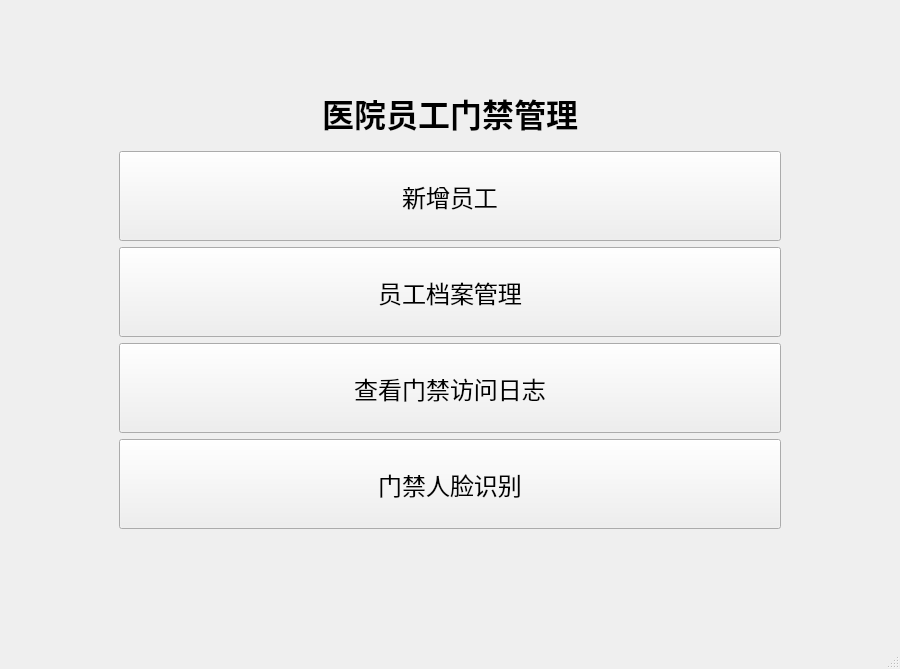
<?xml version="1.0" encoding="UTF-8"?>
<ui version="4.0">
 <class>MainWindow</class>
 <widget class="QMainWindow" name="MainWindow">
  <property name="geometry">
   <rect>
    <x>0</x>
    <y>0</y>
    <width>900</width>
    <height>669</height>
   </rect>
  </property>
  <property name="minimumSize">
   <size>
    <width>800</width>
    <height>600</height>
   </size>
  </property>
  <property name="windowTitle">
   <string>医院门禁人脸识别系统</string>
  </property>
  <widget class="QWidget" name="centralwidget">
   <layout class="QVBoxLayout" name="centralLayout">
    <item>
     <widget class="QStackedWidget" name="stackedWidget">
      <property name="currentIndex">
       <number>0</number>
      </property>
      <widget class="QWidget" name="homePage">
       <layout class="QVBoxLayout" name="homeLayout">
        <property name="leftMargin">
         <number>110</number>
        </property>
        <property name="topMargin">
         <number>80</number>
        </property>
        <property name="rightMargin">
         <number>110</number>
        </property>
        <property name="bottomMargin">
         <number>100</number>
        </property>
        <item>
         <widget class="QLabel" name="homeTitleLabel">
          <property name="font">
           <font>
            <pointsize>24</pointsize>
            <bold>true</bold>
           </font>
          </property>
          <property name="text">
           <string>医院员工门禁管理</string>
          </property>
          <property name="alignment">
           <set>Qt::AlignmentFlag::AlignCenter</set>
          </property>
         </widget>
        </item>
        <item>
         <spacer name="homeTopSpacer">
          <property name="orientation">
           <enum>Qt::Orientation::Vertical</enum>
          </property>
          <property name="sizeHint" stdset="0">
           <size>
            <width>20</width>
            <height>60</height>
           </size>
          </property>
         </spacer>
        </item>
        <item>
         <widget class="QPushButton" name="newEmployeeButton">
          <property name="minimumSize">
           <size>
            <width>0</width>
            <height>90</height>
           </size>
          </property>
          <property name="font">
           <font>
            <pointsize>18</pointsize>
           </font>
          </property>
          <property name="text">
           <string>新增员工</string>
          </property>
         </widget>
        </item>
        <item>
         <spacer name="homeMidSpacer">
          <property name="orientation">
           <enum>Qt::Orientation::Vertical</enum>
          </property>
          <property name="sizeHint" stdset="0">
           <size>
            <width>20</width>
            <height>35</height>
           </size>
          </property>
         </spacer>
        </item>
        <item>
         <spacer name="homeManagementSpacer">
          <property name="orientation">
           <enum>Qt::Orientation::Vertical</enum>
          </property>
          <property name="sizeHint" stdset="0">
           <size>
            <width>20</width>
            <height>35</height>
           </size>
          </property>
         </spacer>
        </item>
        <item>
         <widget class="QPushButton" name="employeeManagementButton">
          <property name="minimumSize">
           <size>
            <width>0</width>
            <height>90</height>
           </size>
          </property>
          <property name="font">
           <font>
            <pointsize>18</pointsize>
           </font>
          </property>
          <property name="text">
           <string>员工档案管理</string>
          </property>
         </widget>
        </item>
        <item>
         <widget class="QPushButton" name="accessLogButton">
          <property name="minimumSize">
           <size>
            <width>0</width>
            <height>90</height>
           </size>
          </property>
          <property name="font">
           <font>
            <pointsize>18</pointsize>
           </font>
          </property>
          <property name="text">
           <string>查看门禁访问日志</string>
          </property>
         </widget>
        </item>
        <item>
         <spacer name="homeLogSpacer">
          <property name="orientation">
           <enum>Qt::Orientation::Vertical</enum>
          </property>
          <property name="sizeHint" stdset="0">
           <size>
            <width>20</width>
            <height>35</height>
           </size>
          </property>
         </spacer>
        </item>
        <item>
         <widget class="QPushButton" name="accessButton">
          <property name="minimumSize">
           <size>
            <width>0</width>
            <height>90</height>
           </size>
          </property>
          <property name="font">
           <font>
            <pointsize>18</pointsize>
           </font>
          </property>
          <property name="text">
           <string>门禁人脸识别</string>
          </property>
         </widget>
        </item>
        <item>
         <spacer name="homeBottomSpacer">
          <property name="orientation">
           <enum>Qt::Orientation::Vertical</enum>
          </property>
          <property name="sizeHint" stdset="0">
           <size>
            <width>20</width>
            <height>60</height>
           </size>
          </property>
         </spacer>
        </item>
       </layout>
      </widget>
      <widget class="QWidget" name="employeePage">
       <layout class="QVBoxLayout" name="employeePageLayout">
        <item>
         <layout class="QHBoxLayout" name="employeeHeaderLayout">
          <item>
           <widget class="QPushButton" name="employeeBackButton">
            <property name="text">
             <string>返回主页</string>
            </property>
           </widget>
          </item>
          <item>
           <widget class="QLabel" name="employeeTitleLabel">
            <property name="font">
             <font>
              <pointsize>20</pointsize>
              <bold>true</bold>
             </font>
            </property>
            <property name="text">
             <string>新增员工</string>
            </property>
            <property name="alignment">
             <set>Qt::AlignmentFlag::AlignCenter</set>
            </property>
           </widget>
          </item>
          <item>
           <spacer name="employeeHeaderSpacer">
            <property name="orientation">
             <enum>Qt::Orientation::Horizontal</enum>
            </property>
            <property name="sizeHint" stdset="0">
             <size>
              <width>80</width>
              <height>20</height>
             </size>
            </property>
           </spacer>
          </item>
         </layout>
        </item>
        <item>
         <layout class="QHBoxLayout" name="employeeContentLayout">
          <item>
           <widget class="QGroupBox" name="employeeInfoGroup">
            <property name="title">
             <string>员工基础信息</string>
            </property>
            <layout class="QFormLayout" name="employeeFormLayout">
             <property name="horizontalSpacing">
              <number>20</number>
             </property>
             <property name="verticalSpacing">
              <number>20</number>
             </property>
             <item row="0" column="0">
              <widget class="QLabel" name="employeeNoLabel">
               <property name="text">
                <string>工号 *</string>
               </property>
              </widget>
             </item>
             <item row="0" column="1">
              <widget class="QLineEdit" name="employeeNoEdit">
               <property name="placeholderText">
                <string>请输入唯一工号</string>
               </property>
              </widget>
             </item>
             <item row="1" column="0">
              <widget class="QLabel" name="employeeNameLabel">
               <property name="text">
                <string>姓名 *</string>
               </property>
              </widget>
             </item>
             <item row="1" column="1">
              <widget class="QLineEdit" name="employeeNameEdit">
               <property name="placeholderText">
                <string>请输入姓名</string>
               </property>
              </widget>
             </item>
             <item row="2" column="0">
              <widget class="QLabel" name="departmentLabel">
               <property name="text">
                <string>科室</string>
               </property>
              </widget>
             </item>
             <item row="2" column="1">
              <widget class="QComboBox" name="departmentCombo"/>
             </item>
             <item row="3" column="0">
              <widget class="QLabel" name="positionLabel">
               <property name="text">
                <string>岗位</string>
               </property>
              </widget>
             </item>
             <item row="3" column="1">
              <widget class="QComboBox" name="positionCombo"/>
             </item>
             <item row="4" column="0">
              <widget class="QLabel" name="phoneLabel">
               <property name="text">
                <string>联系电话 *</string>
               </property>
              </widget>
             </item>
             <item row="4" column="1">
              <widget class="QLineEdit" name="phoneEdit">
               <property name="placeholderText">
                <string>请输入联系电话</string>
               </property>
              </widget>
             </item>
             <item row="5" column="0">
              <widget class="QLabel" name="employeeAccessLabel">
               <property name="text">
                <string>区域权限</string>
               </property>
              </widget>
             </item>
             <item row="5" column="1">
              <widget class="QWidget" name="employeeAccessWidget" native="true">
               <layout class="QVBoxLayout" name="employeeAccessLayout">
                <property name="leftMargin">
                 <number>0</number>
                </property>
                <property name="topMargin">
                 <number>0</number>
                </property>
                <property name="rightMargin">
                 <number>0</number>
                </property>
                <property name="bottomMargin">
                 <number>0</number>
                </property>
                <item>
                 <widget class="QCheckBox" name="pharmacyPermissionCheck">
                  <property name="text">
                   <string>药房</string>
                  </property>
                 </widget>
                </item>
                <item>
                 <widget class="QCheckBox" name="doctorOfficePermissionCheck">
                  <property name="text">
                   <string>医生办公室</string>
                  </property>
                 </widget>
                </item>
                <item>
                 <widget class="QCheckBox" name="warehousePermissionCheck">
                  <property name="text">
                   <string>耗材库房</string>
                  </property>
                 </widget>
                </item>
               </layout>
              </widget>
             </item>
            </layout>
           </widget>
          </item>
          <item>
           <widget class="QGroupBox" name="employeeFaceGroup">
            <property name="title">
             <string>人脸采集</string>
            </property>
            <layout class="QVBoxLayout" name="employeeFaceLayout">
             <item>
              <widget class="QLabel" name="employeeFaceLabel">
               <property name="minimumSize">
                <size>
                 <width>360</width>
                 <height>320</height>
                </size>
               </property>
               <property name="frameShape">
                <enum>QFrame::Shape::Box</enum>
               </property>
               <property name="text">
                <string>尚未采集人脸</string>
               </property>
               <property name="scaledContents">
                <bool>true</bool>
               </property>
               <property name="alignment">
                <set>Qt::AlignmentFlag::AlignCenter</set>
               </property>
              </widget>
             </item>
             <item>
              <widget class="QLabel" name="employeeFeatureLabel">
               <property name="text">
                <string>未提取人脸特征</string>
               </property>
               <property name="alignment">
                <set>Qt::AlignmentFlag::AlignCenter</set>
               </property>
              </widget>
             </item>
             <item>
              <layout class="QHBoxLayout" name="employeeFaceButtonsLayout">
               <item>
                <widget class="QPushButton" name="employeeCameraButton">
                 <property name="text">
                  <string>摄像头采集</string>
                 </property>
                </widget>
               </item>
               <item>
                <widget class="QPushButton" name="employeeImageButton">
                 <property name="text">
                  <string>选择图片</string>
                 </property>
                </widget>
               </item>
              </layout>
             </item>
            </layout>
           </widget>
          </item>
         </layout>
        </item>
        <item>
         <widget class="QPushButton" name="saveEmployeeButton">
          <property name="minimumSize">
           <size>
            <width>0</width>
            <height>46</height>
           </size>
          </property>
          <property name="font">
           <font>
            <pointsize>13</pointsize>
            <bold>true</bold>
           </font>
          </property>
          <property name="text">
           <string>保存员工信息和人脸特征</string>
          </property>
         </widget>
        </item>
       </layout>
      </widget>
      <widget class="QWidget" name="employeeManagementPage">
       <layout class="QVBoxLayout" name="employeeManagementLayout">
        <item>
         <layout class="QHBoxLayout" name="managementHeaderLayout">
          <item>
           <widget class="QPushButton" name="managementBackButton">
            <property name="text">
             <string>返回主页</string>
            </property>
           </widget>
          </item>
          <item>
           <widget class="QLabel" name="managementTitleLabel">
            <property name="font">
             <font>
              <pointsize>20</pointsize>
              <bold>true</bold>
             </font>
            </property>
            <property name="text">
             <string>员工档案管理</string>
            </property>
            <property name="alignment">
             <set>Qt::AlignmentFlag::AlignCenter</set>
            </property>
           </widget>
          </item>
          <item>
           <spacer name="managementHeaderSpacer">
            <property name="orientation">
             <enum>Qt::Orientation::Horizontal</enum>
            </property>
            <property name="sizeHint" stdset="0">
             <size>
              <width>80</width>
              <height>20</height>
             </size>
            </property>
           </spacer>
          </item>
         </layout>
        </item>
        <item>
         <layout class="QHBoxLayout" name="managementFilterLayout">
          <item>
           <widget class="QLabel" name="departmentFilterLabel">
            <property name="text">
             <string>科室：</string>
            </property>
           </widget>
          </item>
          <item>
           <widget class="QComboBox" name="departmentFilterCombo"/>
          </item>
          <item>
           <widget class="QLabel" name="positionFilterLabel">
            <property name="text">
             <string>岗位：</string>
            </property>
           </widget>
          </item>
          <item>
           <widget class="QComboBox" name="positionFilterCombo"/>
          </item>
          <item>
           <widget class="QLabel" name="statusFilterLabel">
            <property name="text">
             <string>状态：</string>
            </property>
           </widget>
          </item>
          <item>
           <widget class="QComboBox" name="statusFilterCombo"/>
          </item>
          <item>
           <widget class="QPushButton" name="queryEmployeeButton">
            <property name="text">
             <string>查询</string>
            </property>
           </widget>
          </item>
          <item>
           <widget class="QPushButton" name="resetEmployeeButton">
            <property name="text">
             <string>刷新/重置</string>
            </property>
           </widget>
          </item>
         </layout>
        </item>
        <item>
         <widget class="QTableWidget" name="employeeTable">
          <property name="editTriggers">
           <set>QAbstractItemView::EditTrigger::NoEditTriggers</set>
          </property>
          <property name="alternatingRowColors">
           <bool>true</bool>
          </property>
          <property name="selectionMode">
           <enum>QAbstractItemView::SelectionMode::SingleSelection</enum>
          </property>
          <property name="selectionBehavior">
           <enum>QAbstractItemView::SelectionBehavior::SelectRows</enum>
          </property>
          <property name="columnCount">
           <number>7</number>
          </property>
          <column>
           <property name="text">
            <string>工号</string>
           </property>
          </column>
          <column>
           <property name="text">
            <string>姓名</string>
           </property>
          </column>
          <column>
           <property name="text">
            <string>科室</string>
           </property>
          </column>
          <column>
           <property name="text">
            <string>岗位</string>
           </property>
          </column>
          <column>
           <property name="text">
            <string>联系电话</string>
           </property>
          </column>
          <column>
           <property name="text">
            <string>门禁权限</string>
           </property>
          </column>
          <column>
           <property name="text">
            <string>人员状态</string>
           </property>
          </column>
         </widget>
        </item>
        <item>
         <layout class="QHBoxLayout" name="managementButtonsLayout">
          <item>
           <spacer name="managementButtonsSpacer">
            <property name="orientation">
             <enum>Qt::Orientation::Horizontal</enum>
            </property>
            <property name="sizeHint" stdset="0">
             <size>
              <width>40</width>
              <height>20</height>
             </size>
            </property>
           </spacer>
          </item>
          <item>
           <widget class="QPushButton" name="editEmployeeButton">
            <property name="minimumSize">
             <size>
              <width>120</width>
              <height>38</height>
             </size>
            </property>
            <property name="text">
             <string>编辑员工</string>
            </property>
           </widget>
          </item>
          <item>
           <widget class="QPushButton" name="disableEmployeeButton">
            <property name="minimumSize">
             <size>
              <width>120</width>
              <height>38</height>
             </size>
            </property>
            <property name="text">
             <string>禁用员工</string>
            </property>
           </widget>
          </item>
          <item>
           <widget class="QPushButton" name="deleteEmployeeButton">
            <property name="minimumSize">
             <size>
              <width>120</width>
              <height>38</height>
             </size>
            </property>
            <property name="text">
             <string>删除员工</string>
            </property>
           </widget>
          </item>
         </layout>
        </item>
       </layout>
      </widget>
      <widget class="QWidget" name="accessLogPage">
       <layout class="QVBoxLayout" name="accessLogPageLayout">
        <item>
         <layout class="QHBoxLayout" name="accessLogHeaderLayout">
          <item>
           <widget class="QPushButton" name="accessLogBackButton">
            <property name="text">
             <string>返回主页</string>
            </property>
           </widget>
          </item>
          <item>
           <widget class="QLabel" name="accessLogTitleLabel">
            <property name="font">
             <font>
              <pointsize>20</pointsize>
              <bold>true</bold>
             </font>
            </property>
            <property name="text">
             <string>门禁访问日志</string>
            </property>
            <property name="alignment">
             <set>Qt::AlignmentFlag::AlignCenter</set>
            </property>
           </widget>
          </item>
          <item>
           <spacer name="accessLogHeaderSpacer">
            <property name="orientation">
             <enum>Qt::Orientation::Horizontal</enum>
            </property>
            <property name="sizeHint" stdset="0">
             <size>
              <width>80</width>
              <height>20</height>
             </size>
            </property>
           </spacer>
          </item>
         </layout>
        </item>
        <item>
         <layout class="QHBoxLayout" name="accessLogFilterLayout">
          <item>
           <widget class="QLabel" name="logAreaLabel">
            <property name="text">
             <string>访问区域：</string>
            </property>
           </widget>
          </item>
          <item>
           <widget class="QComboBox" name="logAreaCombo">
            <item>
             <property name="text">
              <string>全部区域</string>
             </property>
            </item>
            <item>
             <property name="text">
              <string>药房</string>
             </property>
            </item>
            <item>
             <property name="text">
              <string>医生办公室</string>
             </property>
            </item>
            <item>
             <property name="text">
              <string>耗材库房</string>
             </property>
            </item>
           </widget>
          </item>
          <item>
           <widget class="QLabel" name="logResultLabel">
            <property name="text">
             <string>通行结果：</string>
            </property>
           </widget>
          </item>
          <item>
           <widget class="QComboBox" name="logResultCombo">
            <item>
             <property name="text">
              <string>全部结果</string>
             </property>
            </item>
            <item>
             <property name="text">
              <string>放行</string>
             </property>
            </item>
            <item>
             <property name="text">
              <string>无权限拒绝</string>
             </property>
            </item>
            <item>
             <property name="text">
              <string>识别失败</string>
             </property>
            </item>
           </widget>
          </item>
          <item>
           <widget class="QPushButton" name="queryLogButton">
            <property name="text">
             <string>查询</string>
            </property>
           </widget>
          </item>
          <item>
           <widget class="QPushButton" name="resetLogButton">
            <property name="text">
             <string>刷新/重置</string>
            </property>
           </widget>
          </item>
          <item>
           <spacer name="accessLogFilterSpacer">
            <property name="orientation">
             <enum>Qt::Orientation::Horizontal</enum>
            </property>
            <property name="sizeHint" stdset="0">
             <size>
              <width>40</width>
              <height>20</height>
             </size>
            </property>
           </spacer>
          </item>
         </layout>
        </item>
        <item>
         <widget class="QTableWidget" name="accessLogTable">
          <property name="editTriggers">
           <set>QAbstractItemView::EditTrigger::NoEditTriggers</set>
          </property>
          <property name="alternatingRowColors">
           <bool>true</bool>
          </property>
          <property name="selectionMode">
           <enum>QAbstractItemView::SelectionMode::SingleSelection</enum>
          </property>
          <property name="selectionBehavior">
           <enum>QAbstractItemView::SelectionBehavior::SelectRows</enum>
          </property>
          <property name="columnCount">
           <number>6</number>
          </property>
          <column>
           <property name="text">
            <string>通行时间</string>
           </property>
          </column>
          <column>
           <property name="text">
            <string>员工工号</string>
           </property>
          </column>
          <column>
           <property name="text">
            <string>姓名</string>
           </property>
          </column>
          <column>
           <property name="text">
            <string>科室</string>
           </property>
          </column>
          <column>
           <property name="text">
            <string>访问区域</string>
           </property>
          </column>
          <column>
           <property name="text">
            <string>通行结果</string>
           </property>
          </column>
         </widget>
        </item>
       </layout>
      </widget>
      <widget class="QWidget" name="accessPage">
       <layout class="QVBoxLayout" name="accessPageLayout">
        <item>
         <layout class="QHBoxLayout" name="accessHeaderLayout">
          <item>
           <widget class="QPushButton" name="accessBackButton">
            <property name="text">
             <string>返回主页</string>
            </property>
           </widget>
          </item>
          <item>
           <widget class="QLabel" name="accessTitleLabel">
            <property name="font">
             <font>
              <pointsize>20</pointsize>
              <bold>true</bold>
             </font>
            </property>
            <property name="text">
             <string>门禁人脸识别</string>
            </property>
            <property name="alignment">
             <set>Qt::AlignmentFlag::AlignCenter</set>
            </property>
           </widget>
          </item>
          <item>
           <spacer name="accessHeaderSpacer">
            <property name="orientation">
             <enum>Qt::Orientation::Horizontal</enum>
            </property>
            <property name="sizeHint" stdset="0">
             <size>
              <width>80</width>
              <height>20</height>
             </size>
            </property>
           </spacer>
          </item>
         </layout>
        </item>
        <item>
         <layout class="QHBoxLayout" name="accessAreaLayout">
          <item>
           <spacer name="accessAreaLeftSpacer">
            <property name="orientation">
             <enum>Qt::Orientation::Horizontal</enum>
            </property>
            <property name="sizeHint" stdset="0">
             <size>
              <width>40</width>
              <height>20</height>
             </size>
            </property>
           </spacer>
          </item>
          <item>
           <widget class="QLabel" name="accessAreaLabel">
            <property name="text">
             <string>当前门禁区域：</string>
            </property>
           </widget>
          </item>
          <item>
           <widget class="QComboBox" name="accessAreaCombo">
            <item>
             <property name="text">
              <string>药房</string>
             </property>
            </item>
            <item>
             <property name="text">
              <string>医生办公室</string>
             </property>
            </item>
            <item>
             <property name="text">
              <string>耗材库房</string>
             </property>
            </item>
           </widget>
          </item>
          <item>
           <spacer name="accessAreaRightSpacer">
            <property name="orientation">
             <enum>Qt::Orientation::Horizontal</enum>
            </property>
            <property name="sizeHint" stdset="0">
             <size>
              <width>40</width>
              <height>20</height>
             </size>
            </property>
           </spacer>
          </item>
         </layout>
        </item>
        <item>
         <widget class="QLabel" name="accessHintLabel">
          <property name="text">
           <string>采集现场人脸后，将与数据库内全部员工的 128 维特征进行比对</string>
          </property>
          <property name="alignment">
           <set>Qt::AlignmentFlag::AlignCenter</set>
          </property>
         </widget>
        </item>
        <item>
         <widget class="QLabel" name="accessFaceLabel">
          <property name="minimumSize">
           <size>
            <width>520</width>
            <height>390</height>
           </size>
          </property>
          <property name="maximumSize">
           <size>
            <width>650</width>
            <height>16777215</height>
           </size>
          </property>
          <property name="frameShape">
           <enum>QFrame::Shape::Box</enum>
          </property>
          <property name="text">
           <string>请采集门禁人脸</string>
          </property>
          <property name="scaledContents">
           <bool>true</bool>
          </property>
          <property name="alignment">
           <set>Qt::AlignmentFlag::AlignCenter</set>
          </property>
         </widget>
        </item>
        <item>
         <widget class="QLabel" name="accessResultLabel">
          <property name="minimumSize">
           <size>
            <width>0</width>
            <height>76</height>
           </size>
          </property>
          <property name="font">
           <font>
            <pointsize>14</pointsize>
            <bold>true</bold>
           </font>
          </property>
          <property name="frameShape">
           <enum>QFrame::Shape::StyledPanel</enum>
          </property>
          <property name="text">
           <string>等待识别</string>
          </property>
          <property name="alignment">
           <set>Qt::AlignmentFlag::AlignCenter</set>
          </property>
          <property name="wordWrap">
           <bool>true</bool>
          </property>
         </widget>
        </item>
        <item>
         <layout class="QHBoxLayout" name="accessButtonsLayout">
          <item>
           <widget class="QPushButton" name="accessCameraButton">
            <property name="minimumSize">
             <size>
              <width>0</width>
              <height>42</height>
             </size>
            </property>
            <property name="text">
             <string>开始识别</string>
            </property>
           </widget>
          </item>
          <item>
           <widget class="QPushButton" name="accessImageButton">
            <property name="minimumSize">
             <size>
              <width>0</width>
              <height>42</height>
             </size>
            </property>
            <property name="text">
             <string>停止识别</string>
            </property>
           </widget>
          </item>
          <item>
           <widget class="QPushButton" name="accessFileButton">
            <property name="minimumSize">
             <size>
              <width>0</width>
              <height>42</height>
             </size>
            </property>
            <property name="text">
             <string>选择图片识别</string>
            </property>
           </widget>
          </item>
         </layout>
        </item>
       </layout>
      </widget>
     </widget>
    </item>
   </layout>
  </widget>
  <widget class="QMenuBar" name="menubar">
   <property name="geometry">
    <rect>
     <x>0</x>
     <y>0</y>
     <width>900</width>
     <height>21</height>
    </rect>
   </property>
  </widget>
  <widget class="QStatusBar" name="statusbar"/>
 </widget>
 <resources/>
 <connections/>
</ui>
